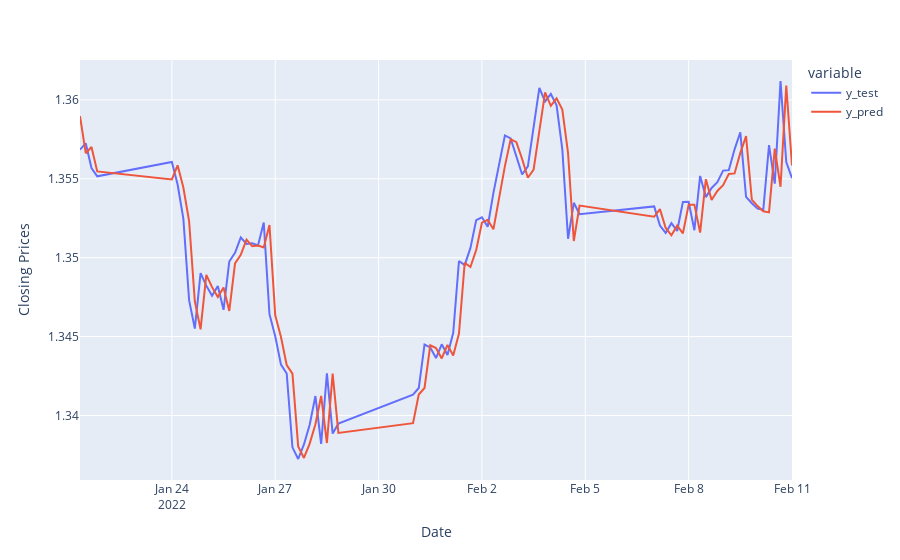

This figure's notebook cell:
### Code cell
fig = px.line(df_pred_test,labels={"value":"Closing Prices"})
fig.show()
